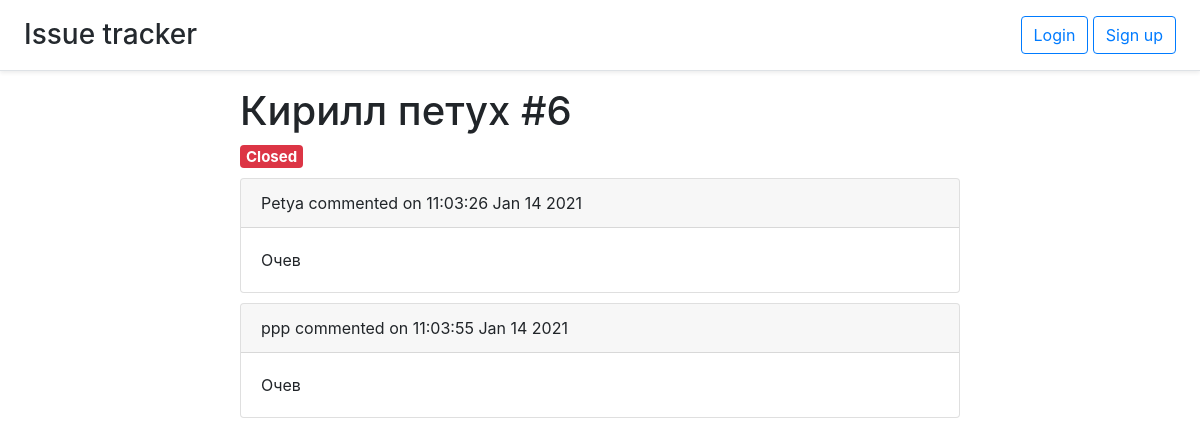
/issue/6, run on the app's committed database.
### issue.py (models this page shows, shortened)
class Issue(db.Model):
    id = db.Column(db.Integer, primary_key=True)
    title = db.Column(db.String(50), nullable=False)
    user_id = db.Column(db.Integer, db.ForeignKey('user.id'))
    comments = db.relationship('Comment', backref='issue', lazy='dynamic')
    labels = db.relationship('Label', backref='issue', lazy='dynamic')
    is_open = db.Column(db.BOOLEAN, default=True)
    timestamp = db.Column(db.DateTime, default=datetime.utcnow)
    def title_and_id(self):
        return self.title + ' #' + str(self.id)

### comment.py (models this page shows)
class Comment(db.Model):
    id = db.Column(db.Integer, primary_key=True)
    text = db.Column(db.Text, nullable=False)
    timestamp = db.Column(db.DateTime, default=datetime.utcnow)
    user_id = db.Column(db.Integer, db.ForeignKey('user.id'))
    issue_id = db.Column(db.Integer, db.ForeignKey('issue.id'))
    def pretty_date(self):
        return self.timestamp.strftime("%H:%M:%S %b %d %Y")

### auth.py (models this page shows)
class User(UserMixin, db.Model):
    id = db.Column(db.Integer, primary_key=True)
    email = db.Column(db.String(100), unique=True)
    password = db.Column(db.String(100))
    name = db.Column(db.String(100))
    issues = db.relationship('Issue', backref='user', lazy='dynamic')
    comments = db.relationship('Comment', backref='user', lazy='dynamic')

### comment.py (the view)
@comments.route('/issue/<int:issue_id>')
def show_issues(issue_id):
    return render_template('issuepage.html', issue=issue.Issue.query.get(issue_id))

### templates/issuepage.html (shortened to what this page needs)
{% extends 'base.html' %}
{% block content %}
<h1>{{ issue.title_and_id() }}</h1>
<h5>
  {% if issue.is_open %}
  <span class="badge badge-success">Open</span>
  {% else %}
  <span class="badge badge-danger">Closed</span>
  {% endif %}
</h5>
{% for comment in issue.comments.all() %}
<div class="card">
      <div class="card-header">
        {{ comment.user.name }} commented on {{ comment.pretty_date() }}
      </div>
      <div class="card-body"> {{ comment.text }}</div>
</div>
{% endfor %}
{% endblock %}

### static/base.css (style rules this page uses)
html, body { height: 100%; }
.card { margin-top: 10px; }

### data on the page
Issue: title_and_id "Кирилл петух #6"
Comment: user.name "Petya", pretty_date "11:03:26 Jan 14 2021", text "Очев"
Comment: user.name "ppp", pretty_date "11:03:55 Jan 14 2021", text "Очев"
